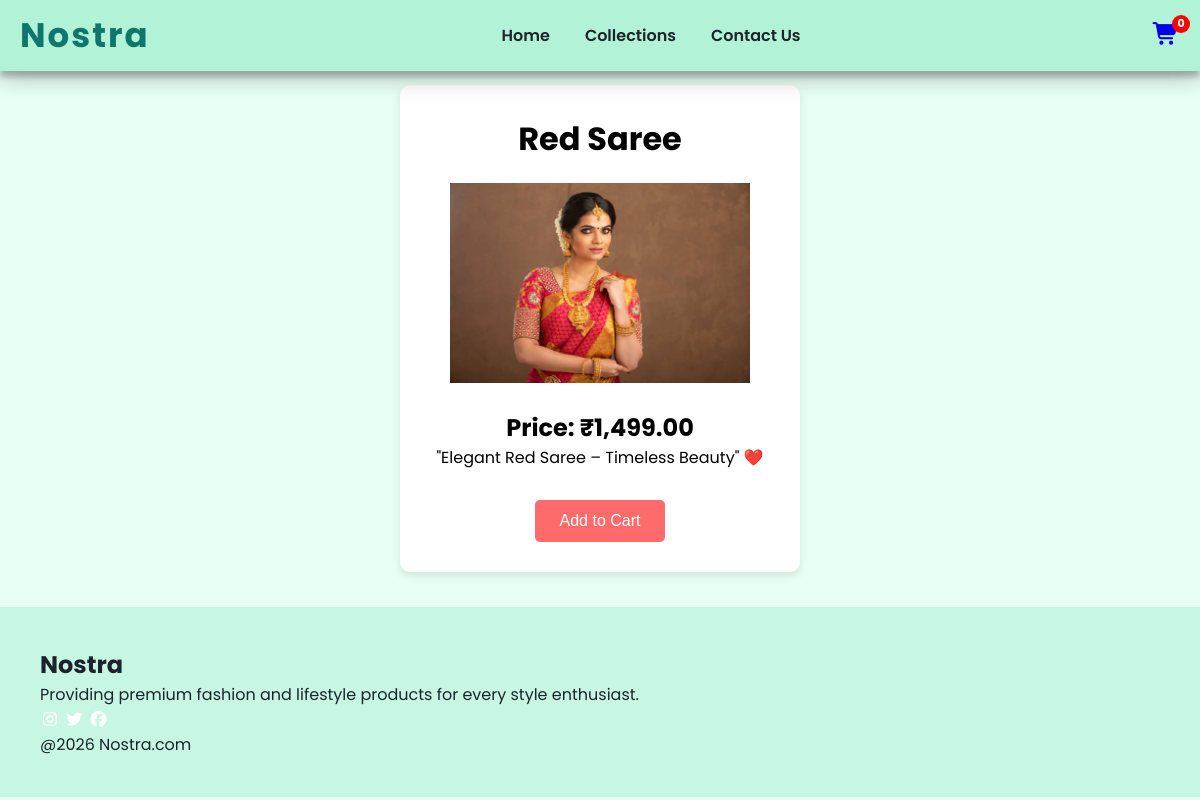
The app's page /product_backend.php?id=5 with its own data.
### tables this page shows
CREATE TABLE `products` (
  `id` int(11) NOT NULL,
  `product_name` varchar(255) DEFAULT NULL,
  `price` decimal(10,2) DEFAULT NULL,
  `image` varchar(255) DEFAULT NULL,
  `description` text DEFAULT NULL
);

### product_backend.php (called while the page is built)
<?php
include("db.php");
$id = intval($_GET['id']);
$sql="Select * from products where id=$id";
$result=mysqli_query($conn,$sql);
$product=mysqli_fetch_assoc($result);
include("product_view.php");
?>

### product_view.php (the view, shortened to what this page needs)
<!DOCTYPE html>
<html lang="en">
<head>
    <link rel="stylesheet" href="style.css">
    <link rel="stylesheet" href="style.css">
    <link rel="stylesheet" href="https://cdnjs.cloudflare.com/ajax/libs/font-awesome/7.0.1/css/all.min.css"
 />
</head>
<body>
    <nav class="navbar">
        <h1 class="nostra">Nostra</h1>
        <div class="navbar-links">
            <p class="navbar-link"><a href="index.php">Home</a></p>
            <p class="navbar-link"><a href="collection.php">Collections</a></p>
            <p class="navbar-link"><a href="contact.html">Contact Us</a></p>
        </div>
         <div class="navbar-cart">
            <a href="cart.php">
                <i class="fa-solid fa-cart-shopping"></i>
                <span class="cart-count">
                </span>
            </a>
        </div>
    </nav>
    <div class="product-page">
    <div class="product-container">
        <h1> <?php echo $product['product_name'];?></h1>
        <img src="images/<?php echo $product['image'];?>" width="300">
        <h2>Price:  ₹<?php echo number_format($product['price'],2);?></h2>
        <p><?php echo $product['description'];?></p>
        <form method="post" class="add-to-cart-container">
    <button type="submit" name="add_to_cart" class="add-to-cart-btn">
        Add to Cart
    </button>
</form>
    </div>
  </div>
        <div class="footer">
            <div class="footer-container">
                <div class="footer-box-1">
                    <h2 class="headingText">Nostra</h2>
                        <p>Providing premium fashion and lifestyle products for every style enthusiast.</p>
                        <div class="footer-box-1">
                            <i class="fa-brands fa-instagram" style="color:#ffffff;"></i>
                            <i class="fa-brands fa-twitter" style="color:#ffffff;"></i>
                            <i class="fa-brands fa-facebook" style="color:#ffffff;"></i>
                        </div>
                </div>
            </div>
            <p class="subtitle">@2026 Nostra.com</p>
        </div>
</body>
</html>

### style.css (style rules this page uses)
* { padding: 0; margin: 0; box-sizing: border-box; }
body { font-family: 'Poppins', sans-serif; margin: 0; padding-top: 70px; background: #e8fff5; }
.navbar { display: flex; justify-content: space-between; align-items: center; padding: 10px 20px; box-shadow: rgba(0, 0, 0, 0.19) 0px 10px 20px, rgba(0, 0, 0, 0.23) 0px 6px 6px; position: fixed; top: 0; left: 0; width: 100%; z-index: 1000; background:#b2f2d7; }
.navbar-links { display: flex; gap: 15px; flex-wrap: wrap; }
.navbar-links a { text-decoration: none; color:#1D232C; font-weight:600; font-size:16px; padding:6px 10px; transition:0.3s; }
.navbar-cart { position: relative; display: inline-block; }
.navbar-cart i { font-size:22px; }
.cart-count { position:absolute; top:-8px; right:-10px; background:red; color:white; font-size:11px; font-weight:bold; width:18px; height:18px; border-radius:50%; display:flex; align-items:center; justify-content:center; }
.footer { margin-top:20px; padding:40px; background-color: #c7f7e3; color:#1D232C; }
.product-page { display:flex; justify-content: center; align-items: center; }
.product-container { background: white; padding: 30px; width: 400px; margin:15px; text-align: center; border-radius: 10px; box-shadow: 0 4px 10px rgba(0,0,0,0.1); }
.product-container img { max-width: 100%; margin: 20px 0; }
.product-page .add-to-cart-btn { background-color: #ff6b6b; color: white; border: none; padding: 12px 25px; border-radius: 5px; cursor: pointer; font-size: 16px; display: inline-block; width: auto; transition: 0.3s; }
.product-page .add-to-cart-container { text-align: center; margin-top: 20px; }
.add-to-cart-btn { margin-top:10px; padding:10px; background:#ff6f61; color:white; border:none; border-radius:6px; cursor:pointer; width:100%; transition:0.3s; }
.nostra { font-size:34px; font-weight:700; color:#0f766e; letter-spacing:2px; }

### records on screen
products: product_name "Red Saree", image (picture), price "1,499.00", description "\"Elegant Red Saree – Timeless Beauty\" ❤️"

### other values on screen
$count "0"
